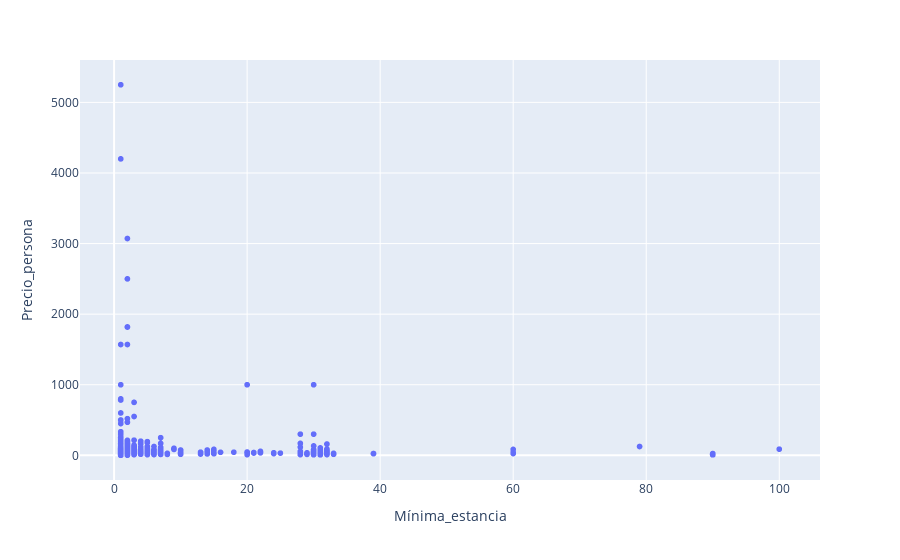

Here is the notebook cell this chart was saved with:
### Markdown cell above
### 5.5 Distribución de precio por persona y estancia mínima

### Code cell
# Creamos una columna de precio por persona y la calculamos
listing['Precio_persona']= listing['Precio']/listing['Total_huespedes']

# Mostramos gráfico
filtro_estancia=listing[listing['Mínima_estancia']<=100] # Añadimos un filtro para que mínima estancia no supere 100
px.scatter(filtro_estancia, x='Mínima_estancia', y='Precio_persona')

### Figure 1 — Plotly figure (JSON) as saved in the notebook; plotly's stock layout.template omitted (floating-point values rounded to 4 significant figures; data arrays with more than 128 entries replaced by an {"elided": "..."} marker saying what was removed)
{"data": [{"hovertemplate": "Mínima_estancia=%{x}<br>Precio_persona=%{y}<extra></extra>", "legendgroup": "", "marker": {"color": "#636efa", "symbol": "circle"}, "mode": "markers", "name": "", "showlegend": false, "type": "scattergl", "x": {"elided": "6422 int values"}, "xaxis": "x", "y": {"elided": "6422 float values"}, "yaxis": "y"}], "layout": {"legend": {"tracegroupgap": 0}, "margin": {"t": 60}, "xaxis": {"anchor": "y", "domain": [0, 1], "title": {"text": "Mínima_estancia"}}, "yaxis": {"anchor": "x", "domain": [0, 1], "title": {"text": "Precio_persona"}}}}
